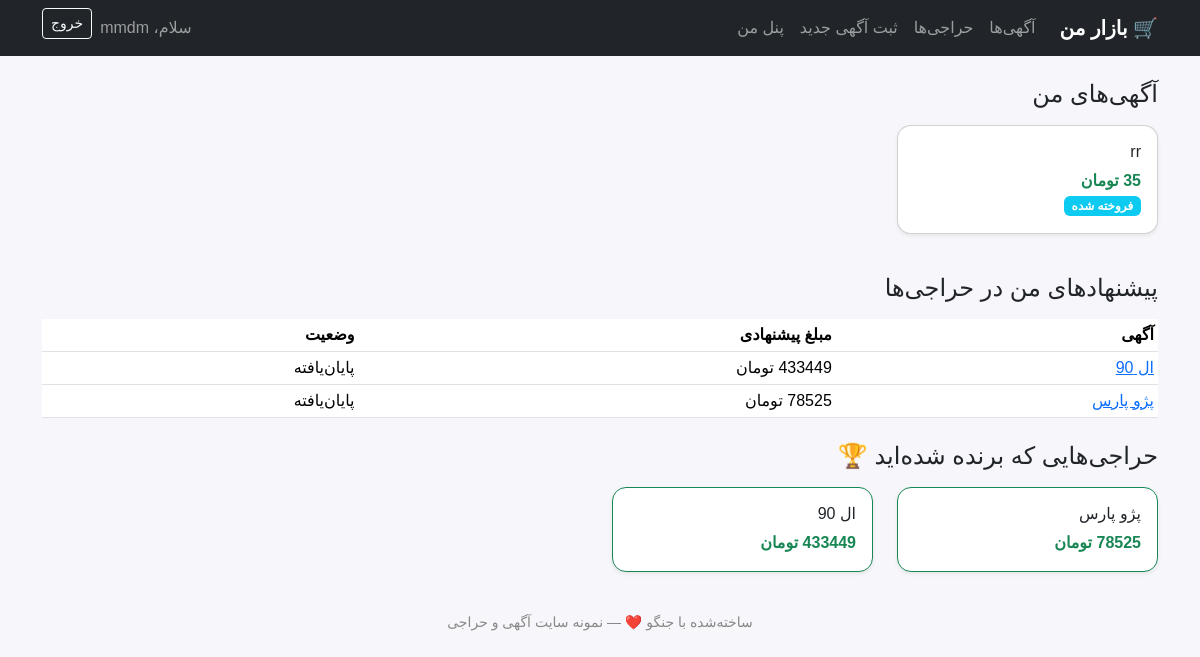
The app's page /my-account/ (signed in) with its own data.
### market/models.py (models this page shows, shortened)
class Listing(models.Model):
    STATUS_NORMAL = 'normal'
    STATUS_AUCTION = 'auction'
    STATUS_SOLD = 'sold'
    STATUS_CHOICES = [
        (STATUS_NORMAL, 'آگهی عادی'),
        (STATUS_AUCTION, 'در حال حراجی'),
        (STATUS_SOLD, 'فروخته شده'),
    ]
    title = models.CharField('عنوان', max_length=200)
    description = models.TextField('توضیحات')
    price = models.DecimalField('قیمت (تومان)', max_digits=12, decimal_places=0)
    category = models.ForeignKey(Category, on_delete=models.SET_NULL, null=True,
                                  related_name='listings', verbose_name='دسته‌بندی')
    seller = models.ForeignKey(User, on_delete=models.CASCADE, related_name='listings',
                                verbose_name='فروشنده')
    image = models.ImageField('تصویر', upload_to='listings/', blank=True, null=True)
    status = models.CharField('وضعیت', max_length=10, choices=STATUS_CHOICES, default=STATUS_NORMAL)
    created_at = models.DateTimeField('تاریخ ثبت', auto_now_add=True)
    class Meta:
        verbose_name = 'آگهی'
        verbose_name_plural = 'آگهی‌ها'
        ordering = ['-created_at']

class Bid(models.Model):
    auction = models.ForeignKey(Auction, on_delete=models.CASCADE, related_name='bids',
                                 verbose_name='حراجی')
    bidder = models.ForeignKey(User, on_delete=models.CASCADE, related_name='bids',
                                verbose_name='خریدار')
    amount = models.DecimalField('مبلغ پیشنهادی', max_digits=12, decimal_places=0)
    created_at = models.DateTimeField('زمان ثبت', auto_now_add=True)
    class Meta:
        verbose_name = 'پیشنهاد قیمت'
        verbose_name_plural = 'پیشنهادهای قیمت'
        ordering = ['-amount']

class Auction(models.Model):
    listing = models.OneToOneField(Listing, on_delete=models.CASCADE, related_name='auction',
                                    verbose_name='آگهی')
    starting_price = models.DecimalField('قیمت پایه', max_digits=12, decimal_places=0)
    min_increment = models.DecimalField('حداقل افزایش قیمت', max_digits=12, decimal_places=0, default=1000)
    start_time = models.DateTimeField('زمان شروع', default=timezone.now)
    end_time = models.DateTimeField('زمان پایان')
    is_closed = models.BooleanField('پایان‌یافته', default=False)
    winner = models.ForeignKey(User, on_delete=models.SET_NULL, null=True, blank=True,
                                related_name='won_auctions', verbose_name='برنده')
    buyer_premium_percent = models.DecimalField('درصد کارمزد خریدار', max_digits=5, decimal_places=2,
                                                  default=10)
    deposit_amount = models.DecimalField('مبلغ ودیعه شرکت در حراجی', max_digits=12, decimal_places=0,
                                          default=100000)
    payment_deadline_hours = models.PositiveIntegerField('مهلت پرداخت برنده (ساعت)', default=48)
    class Meta:
        verbose_name = 'حراجی'
        verbose_name_plural = 'حراجی‌ها'
        ordering = ['-start_time']
    @property
    def current_price(self):
        top = self.bids.order_by('-amount').first()
        return top.amount if top else self.starting_price

### market/views.py (the view)
# urls.py: path('my-account/', views.my_listings, name='my_listings'),
@login_required
def my_listings(request):
    listings = Listing.objects.filter(seller=request.user)
    my_bids = Bid.objects.filter(bidder=request.user).select_related('auction', 'auction__listing')
    won = Auction.objects.filter(winner=request.user)
    return render(request, 'market/my_listings.html', {
        'listings': listings,
        'my_bids': my_bids,
        'won': won,
    })

### templates/market/my_listings.html (shortened to what this page needs)
{% extends 'base.html' %}
{% block content %}
<h4 class="mb-3">آگهی‌های من</h4>
<div class="row mb-4">
    {% for listing in listings %}
    <div class="col-md-4 col-lg-3 mb-3">
        <a href="{% url 'listing_detail' listing.pk %}" class="text-decoration-none text-dark">
            <div class="card shadow-sm">
                <div class="card-body">
                    <h6>{{ listing.title }}</h6>
                    <div class="price-tag">{{ listing.price }} تومان</div>
                    <span class="badge bg-info">{{ listing.get_status_display }}</span>
                </div>
            </div>
        </a>
    </div>
    {% empty %}
    <p class="text-muted">هنوز آگهی‌ای ثبت نکرده‌اید.</p>
    {% endfor %}
</div>
<h4 class="mb-3">پیشنهادهای من در حراجی‌ها</h4>
<table class="table table-sm mb-4">
    <thead><tr><th>آگهی</th><th>مبلغ پیشنهادی</th><th>وضعیت</th></tr></thead>
    <tbody>
    {% for bid in my_bids %}
        <tr>
            <td><a href="{% url 'auction_detail' bid.auction.pk %}">{{ bid.auction.listing.title }}</a></td>
            <td>{{ bid.amount }} تومان</td>
            <td>{% if bid.auction.is_closed %}پایان‌یافته{% else %}فعال{% endif %}</td>
        </tr>
    {% empty %}
        <tr><td colspan="3" class="text-muted">هنوز در حراجی‌ای شرکت نکرده‌اید.</td></tr>
    {% endfor %}
    </tbody>
</table>
<h4 class="mb-3">حراجی‌هایی که برنده شده‌اید 🏆</h4>
<div class="row">
    {% for auction in won %}
    <div class="col-md-4 col-lg-3 mb-3">
        <a href="{% url 'auction_detail' auction.pk %}" class="text-decoration-none text-dark">
            <div class="card shadow-sm border-success">
                <div class="card-body">
                    <h6>{{ auction.listing.title }}</h6>
                    <div class="price-tag">{{ auction.current_price }} تومان</div>
                </div>
            </div>
        </a>
    </div>
    {% empty %}
    <p class="text-muted">هنوز حراجی‌ای برنده نشده‌اید.</p>
    {% endfor %}
</div>
{% endblock %}

### templates/base.html (shortened to what this page needs)
{% load static %}
<!DOCTYPE html>
<html lang="fa" dir="rtl">
<head>
    <link rel="stylesheet" href="https://cdn.jsdelivr.net/npm/bootstrap@5.3.3/dist/css/bootstrap.rtl.min.css">
    <link rel="stylesheet" href="https://cdn.jsdelivr.net/gh/rastikerdar/vazirmatn@v33.003/Vazirmatn-font-face.css">
</head>
<body>
<nav class="navbar navbar-expand-lg navbar-dark bg-dark mb-4">
    <div class="container">
        <a class="navbar-brand" href="{% url 'home' %}">🛒 بازار من</a>
        <div class="collapse navbar-collapse" id="navMenu">
            <ul class="navbar-nav me-auto mb-2 mb-lg-0">
                <li class="nav-item"><a class="nav-link" href="{% url 'home' %}">آگهی‌ها</a></li>
                <li class="nav-item"><a class="nav-link" href="{% url 'auction_list' %}">حراجی‌ها</a></li>
                {% if user.is_authenticated %}
                <li class="nav-item"><a class="nav-link" href="{% url 'create_listing' %}">ثبت آگهی جدید</a></li>
                <li class="nav-item"><a class="nav-link" href="{% url 'my_listings' %}">پنل من</a></li>
                {% endif %}
            </ul>
            <ul class="navbar-nav">
                {% if user.is_authenticated %}
                <li class="nav-item"><span class="nav-link">سلام، {{ user.username }}</span></li>
                <li class="nav-item">
                    <form method="post" action="{% url 'logout' %}" class="d-inline">
                        <button type="submit" class="btn btn-outline-light btn-sm">خروج</button>
                    </form>
                </li>
                {% else %}
                <li class="nav-item"><a class="nav-link" href="{% url 'login' %}">ورود</a></li>
                <li class="nav-item"><a class="nav-link" href="{% url 'register' %}">ثبت‌نام</a></li>
                {% endif %}
            </ul>
        </div>
    </div>
</nav>
<div class="container">
    {% block content %}{% endblock %}
</div>
<footer class="text-center">
    ساخته‌شده با جنگو ❤️ — نمونه سایت آگهی و حراجی
</footer>
</body>
</html>

### templates/base.html (style rules this page uses)
body { font-family: 'Vazirmatn', sans-serif; background-color: #f7f7fb; }
.navbar-brand { font-weight: 700; }
.card { border-radius: 14px; }
.price-tag { font-weight: 700; color: #198754; }
footer { padding: 24px 0; color: #888; font-size: 14px; }

### records on screen
Listing: title "rr", price "35", status "فروخته شده"
Bid: auction.listing "ال 90", amount "433449", shows "پایان‌یافته"
Bid: auction.listing "پژو پارس", amount "78525", shows "پایان‌یافته"
Auction: listing "پژو پارس"
Auction: listing "ال 90", current_price "433449"

### other values on screen
{{ user.username }} "mmdm"
